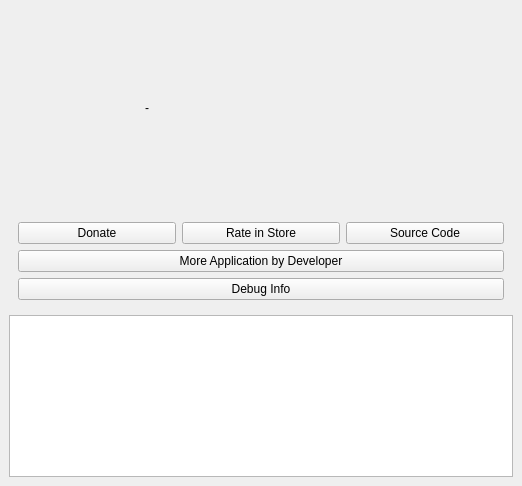
<?xml version="1.0" encoding="UTF-8"?>
<ui version="4.0">
 <class>About</class>
 <widget class="QWidget" name="About">
  <property name="geometry">
   <rect>
    <x>0</x>
    <y>0</y>
    <width>522</width>
    <height>486</height>
   </rect>
  </property>
  <property name="windowTitle">
   <string>Form</string>
  </property>
  <layout class="QVBoxLayout" name="verticalLayout_2">
   <property name="leftMargin">
    <number>0</number>
   </property>
   <property name="topMargin">
    <number>0</number>
   </property>
   <property name="rightMargin">
    <number>0</number>
   </property>
   <property name="bottomMargin">
    <number>0</number>
   </property>
   <item>
    <widget class="QWidget" name="centerWidget" native="true">
     <layout class="QVBoxLayout" name="verticalLayout_5">
      <item>
       <widget class="QWidget" name="topWidget" native="true">
        <property name="sizePolicy">
         <sizepolicy hsizetype="Preferred" vsizetype="Maximum">
          <horstretch>0</horstretch>
          <verstretch>0</verstretch>
         </sizepolicy>
        </property>
        <layout class="QHBoxLayout" name="horizontalLayout_2">
         <item>
          <layout class="QVBoxLayout" name="verticalLayout">
           <property name="sizeConstraint">
            <enum>QLayout::SetDefaultConstraint</enum>
           </property>
           <property name="rightMargin">
            <number>12</number>
           </property>
           <item>
            <spacer name="verticalSpacer_2">
             <property name="orientation">
              <enum>Qt::Vertical</enum>
             </property>
             <property name="sizeHint" stdset="0">
              <size>
               <width>20</width>
               <height>40</height>
              </size>
             </property>
            </spacer>
           </item>
           <item>
            <widget class="QLabel" name="label">
             <property name="sizePolicy">
              <sizepolicy hsizetype="Maximum" vsizetype="Maximum">
               <horstretch>0</horstretch>
               <verstretch>0</verstretch>
              </sizepolicy>
             </property>
             <property name="minimumSize">
              <size>
               <width>100</width>
               <height>100</height>
              </size>
             </property>
             <property name="maximumSize">
              <size>
               <width>100</width>
               <height>100</height>
              </size>
             </property>
             <property name="text">
              <string/>
             </property>
             <property name="pixmap">
              <pixmap resource="icons.qrc">:/icons/app/icon-256.png</pixmap>
             </property>
             <property name="scaledContents">
              <bool>true</bool>
             </property>
             <property name="alignment">
              <set>Qt::AlignCenter</set>
             </property>
            </widget>
           </item>
           <item>
            <spacer name="verticalSpacer">
             <property name="orientation">
              <enum>Qt::Vertical</enum>
             </property>
             <property name="sizeHint" stdset="0">
              <size>
               <width>20</width>
               <height>40</height>
              </size>
             </property>
            </spacer>
           </item>
          </layout>
         </item>
         <item>
          <widget class="QWidget" name="info" native="true">
           <layout class="QVBoxLayout" name="verticalLayout_3">
            <item>
             <widget class="QLabel" name="appNameDesc">
              <property name="text">
               <string/>
              </property>
              <property name="wordWrap">
               <bool>true</bool>
              </property>
              <property name="openExternalLinks">
               <bool>true</bool>
              </property>
              <property name="textInteractionFlags">
               <set>Qt::LinksAccessibleByMouse|Qt::TextSelectableByMouse</set>
              </property>
             </widget>
            </item>
            <item>
             <widget class="QLabel" name="version">
              <property name="text">
               <string>-</string>
              </property>
              <property name="textInteractionFlags">
               <set>Qt::LinksAccessibleByMouse|Qt::TextSelectableByMouse</set>
              </property>
             </widget>
            </item>
            <item>
             <widget class="QLabel" name="desc2">
              <property name="text">
               <string/>
              </property>
              <property name="textInteractionFlags">
               <set>Qt::LinksAccessibleByMouse|Qt::TextSelectableByMouse</set>
              </property>
             </widget>
            </item>
           </layout>
          </widget>
         </item>
        </layout>
       </widget>
      </item>
      <item>
       <widget class="QWidget" name="widget" native="true">
        <property name="styleSheet">
         <string notr="true"> QWidget#widget
       {
         background-image:url(:/icons/texture.png), linear-gradient(hsla(0,0%,32%,.99), hsla(0,0%,27%,.95));
        selection-background-color:#3d8ec9;
        selection-color: black; background-clip: border;
        border-image: none; outline: 0;}</string>
        </property>
        <layout class="QVBoxLayout" name="verticalLayout_4">
         <item>
          <layout class="QHBoxLayout" name="horizontalLayout_3">
           <property name="topMargin">
            <number>0</number>
           </property>
           <item>
            <widget class="QPushButton" name="donate">
             <property name="text">
              <string>Donate</string>
             </property>
             <property name="icon">
              <iconset resource="icons.qrc">
               <normaloff>:/icons/others/primo/saving.png</normaloff>:/icons/others/primo/saving.png</iconset>
             </property>
            </widget>
           </item>
           <item>
            <widget class="QPushButton" name="rate">
             <property name="text">
              <string>Rate in Store</string>
             </property>
             <property name="icon">
              <iconset resource="icons.qrc">
               <normaloff>:/icons/others/primo/star_half.png</normaloff>:/icons/others/primo/star_half.png</iconset>
             </property>
            </widget>
           </item>
           <item>
            <widget class="QPushButton" name="source_code">
             <property name="text">
              <string>Source Code</string>
             </property>
             <property name="icon">
              <iconset resource="icons.qrc">
               <normaloff>:/icons/others/primo/barcode.png</normaloff>:/icons/others/primo/barcode.png</iconset>
             </property>
            </widget>
           </item>
          </layout>
         </item>
         <item>
          <layout class="QHBoxLayout" name="horizontalLayout">
           <item>
            <widget class="QPushButton" name="more_apps">
             <property name="text">
              <string>More Application by Developer</string>
             </property>
             <property name="icon">
              <iconset resource="icons.qrc">
               <normaloff>:/icons/others/primo/puzzle.png</normaloff>:/icons/others/primo/puzzle.png</iconset>
             </property>
            </widget>
           </item>
          </layout>
         </item>
         <item>
          <widget class="QPushButton" name="debugInfoButton">
           <property name="text">
            <string>Debug Info</string>
           </property>
           <property name="icon">
            <iconset resource="icons.qrc">
             <normaloff>:/icons/others/primo/warning_blue.png</normaloff>:/icons/others/primo/warning_blue.png</iconset>
           </property>
          </widget>
         </item>
        </layout>
       </widget>
      </item>
      <item>
       <widget class="QTextBrowser" name="debugInfoText">
        <property name="minimumSize">
         <size>
          <width>0</width>
          <height>150</height>
         </size>
        </property>
        <property name="sizeAdjustPolicy">
         <enum>QAbstractScrollArea::AdjustToContentsOnFirstShow</enum>
        </property>
       </widget>
      </item>
     </layout>
    </widget>
   </item>
  </layout>
 </widget>
 <resources>
  <include location="icons.qrc"/>
 </resources>
 <connections/>
</ui>
